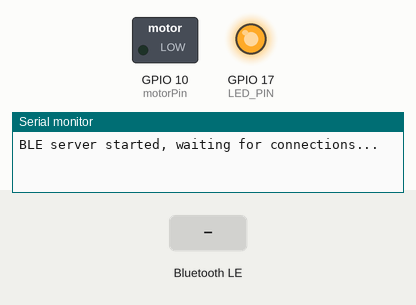
Recording of a sketch running on a simulated ESP32-S3. On the bench: switched loads named in the sketch (green lamp = pin HIGH), output pins drawn as LEDs (lit = HIGH), the last lines printed to the serial monitor. Inputs (shaded band) come from the test bench. Nothing arrives over Bluetooth unless stated; a phone connects over Bluetooth LE 3 s after start.

Above: at 1.2 s.
1.3 s: Bluetooth LE write "0" received
At 2.3 s:
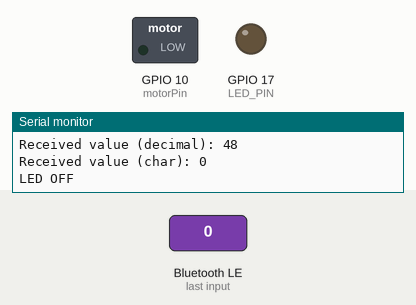
3.0 s: Bluetooth LE write "1" received
At 3.6 s:
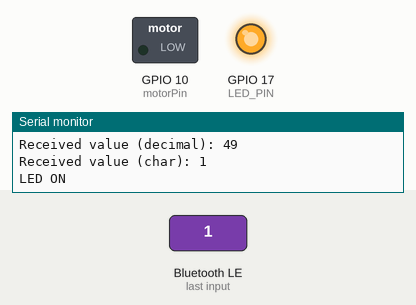
Timing chart, 0 to 6.0 s (numbered marks = the images above; inputs shaded):
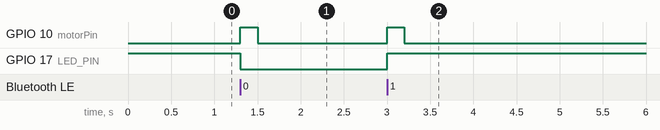

Measured:
- after the input at 1.3 s, GPIO 10 (motorPin): LOW → HIGH at once, → LOW 0.20 s later; GPIO 17 (LED_PIN): HIGH → LOW at once
- after the input at 3.0 s, GPIO 10 (motorPin): LOW → HIGH at once, → LOW 0.20 s later; GPIO 17 (LED_PIN): LOW → HIGH at once

The sketch:

lilygoT7ServerBLE.ino
```cpp
#include <BLEDevice.h>
#include <BLEServer.h>
#include <BLEUtils.h>
#include <BLE2902.h>

#define SERVICE_UUID        "19B10000-E8F2-537E-4F6C-D104768A1214"
#define CHARACTERISTIC_UUID "19B10001-E8F2-537E-4F6C-D104768A1214"
#define LED_PIN 17

int motorPin = 10;

BLEServer* pServer = NULL;
BLECharacteristic* pCharacteristic = NULL;
bool deviceConnected = false;
bool oldDeviceConnected = false;

class MyServerCallbacks: public BLEServerCallbacks {
    void onConnect(BLEServer* pServer) {
      deviceConnected = true;
      Serial.println("Device connected");
    }

    void onDisconnect(BLEServer* pServer) {
      deviceConnected = false;
      Serial.println("Device disconnected");
    }
};

class MyCallbacks: public BLECharacteristicCallbacks {
    void onWrite(BLECharacteristic *pCharacteristic) {
      String value = pCharacteristic->getValue();

      if (value.length() > 0) {
        byte receivedValue = value[0];
        Serial.print("Received value (decimal): ");
        Serial.println(receivedValue);
        Serial.print("Received value (char): ");
        Serial.println((char)receivedValue);

        if (receivedValue == '0' || receivedValue == '1') {
          digitalWrite(LED_PIN, receivedValue == '1' ? HIGH : LOW);
          digitalWrite(motorPin, HIGH);
          delay(200);
          digitalWrite(motorPin, LOW);
          Serial.println(receivedValue == '1' ? "LED ON" : "LED OFF");
        }

      }
    }
};

void setup() {
  Serial.begin(115200);
  pinMode(LED_PIN, OUTPUT);
  pinMode(motorPin, OUTPUT);
  digitalWrite(LED_PIN, HIGH);

  // Create the BLE Device
  BLEDevice::init("ESP32S3_Server");

  // Create the BLE Server
  pServer = BLEDevice::createServer();
  pServer->setCallbacks(new MyServerCallbacks());

  // Create the BLE Service
  BLEService *pService = pServer->createService(SERVICE_UUID);

  // Create the BLE Characteristic
  pCharacteristic = pService->createCharacteristic(
                      CHARACTERISTIC_UUID,
                      BLECharacteristic::PROPERTY_READ   |
                      BLECharacteristic::PROPERTY_WRITE  |
                      BLECharacteristic::PROPERTY_NOTIFY
                    );

  pCharacteristic->addDescriptor(new BLE2902());
  pCharacteristic->setCallbacks(new MyCallbacks());

  // Start the service
  pService->start();

  // Start advertising
  BLEAdvertising *pAdvertising = BLEDevice::getAdvertising();
  pAdvertising->addServiceUUID(SERVICE_UUID);
  pAdvertising->setScanResponse(true);
  pAdvertising->setMinPreferred(0x06);
  pAdvertising->setMaxPreferred(0x12);
  pAdvertising->start();

  // Set higher TX power
  esp_ble_tx_power_set(ESP_BLE_PWR_TYPE_ADV, ESP_PWR_LVL_P9);

  Serial.println("BLE server started, waiting for connections...");
}

void loop() {
    // Disconnecting
    if (!deviceConnected && oldDeviceConnected) {
        delay(500); // Give time for the client to disconnect
        pServer->startAdvertising(); // Restart advertising
        Serial.println("Start advertising");
        oldDeviceConnected = deviceConnected;
    }
    // Connecting
    if (deviceConnected && !oldDeviceConnected) {
        oldDeviceConnected = deviceConnected;
    }
    delay(10);
}

void blinkLED(int times) {
  for(int i = 0; i < times; i++) {
    digitalWrite(LED_PIN, HIGH);
    delay(200);
    digitalWrite(LED_PIN, LOW);
    delay(200);
  }
}
```
